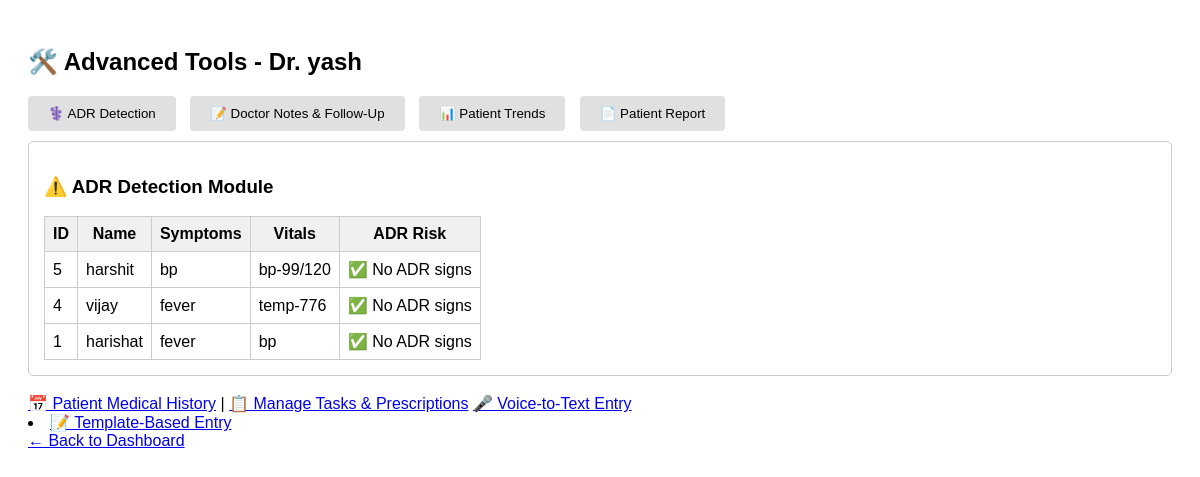
Page /advanced_tools.php (signed in) on the committed database.
### tables this page shows
CREATE TABLE `patients` (
  `id` int(11) NOT NULL,
  `doctor_id` int(11) DEFAULT NULL,
  `name` varchar(100) DEFAULT NULL,
  `age` int(11) DEFAULT NULL,
  `gender` varchar(10) DEFAULT NULL,
  `symptoms` text DEFAULT NULL,
  `vitals` text DEFAULT NULL,
  `created_at` timestamp NOT NULL DEFAULT current_timestamp()
);

### advanced_tools.php (the view, shortened to what this page needs)
<?php
$doctor_id = $_SESSION['doctor_id'];
$doctor_name = $_SESSION['doctor_name'];
$conn = new mysqli("localhost", "root", "", "smart_care_assistant");
$res = $conn->prepare("SELECT * FROM patients WHERE doctor_id = ? ORDER BY created_at DESC");
$res->bind_param("i", $doctor_id);
$res->execute();
$patients = $res->get_result();
?>
<!DOCTYPE html>
<html>
<head>
</head>
<body>
    <h2>🛠️ Advanced Tools - Dr. <?= htmlspecialchars($doctor_name) ?></h2>
    <div class="tabs">
        <button onclick="openTab('adrTab')">⚕️ ADR Detection</button>
        <button onclick="openTab('notesTab')">📝 Doctor Notes & Follow-Up</button>
        <button onclick="openTab('trendsTab')">📊 Patient Trends</button>
        <button onclick="openTab('reportTab')">📄 Patient Report</button>
    </div>
    <div id="adrTab" class="tab-content active">
        <h3>⚠️ ADR Detection Module</h3>
        <table>
            <tr>
                <th>ID</th>
                <th>Name</th>
                <th>Symptoms</th>
                <th>Vitals</th>
                <th>ADR Risk</th>
            </tr>
            <?php foreach ($patients as $row): ?>
                <?php
                    $risks = [];
                    $risk_status = $risks ? implode("<br>", $risks) : "✅ No ADR signs";
                ?>
                <tr>
                    <td><?= $row['id'] ?></td>
                    <td><?= htmlspecialchars($row['name']) ?></td>
                    <td><?= htmlspecialchars($row['symptoms']) ?></td>
                    <td><?= htmlspecialchars($row['vitals']) ?></td>
                    <td><?= $risk_status ?></td>
                </tr>
            <?php endforeach; ?>
        </table>
    </div>
    <br>
    <a href="history_timeline.php">📅 Patient Medical History</a> |
    <a href="doctor_tasks_prescription.php">📋 Manage Tasks & Prescriptions</a>
    <a href="doctor_voice_entry.php">🎤 Voice-to-Text Entry</a>
    <li><a href="doctor_templates.php">📝 Template-Based Entry</a></li>
    <a href="dashboard.php">← Back to Dashboard</a>
</body>
</html>

### advanced_tools.php (style rules this page uses)
body { font-family: Arial, sans-serif; padding: 20px; }
.tabs button { padding: 10px 20px; margin-right: 10px; cursor: pointer; background: #e0e0e0; border: none; border-radius: 4px; }
.tab-content { display: none; padding: 15px; border: 1px solid #ccc; margin-top: 10px; border-radius: 5px; }
.tab-content.active { display: block; }
table, th, td { border: 1px solid #ccc; border-collapse: collapse; padding: 8px; }
th { background: #f0f0f0; }

### rows in the picture
patients: id "5", name "harshit", symptoms "bp", vitals "bp-99/120", risk_status "✅ No ADR signs"
patients: id "4", name "vijay", symptoms "fever", vitals "temp-776", risk_status "✅ No ADR signs"
patients: id "1", name "harishat", symptoms "fever", vitals "bp", risk_status "✅ No ADR signs"

### other values in the picture
$doctor_name "yash"
